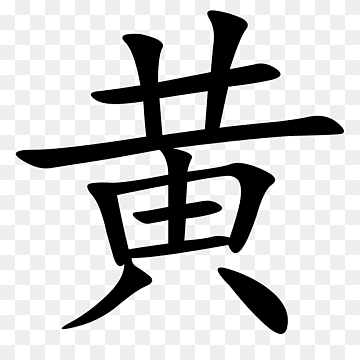
//> input picture common/chnr.png, 360 x 360 px
$ ./main   (built with g++ and OpenCV 4)
//> lines starting //> are read from the running program, lines starting //| are printed output that depends on the picture; after the words box and inside, x2 and y2 are one past the last pixel; in counts of white or black regions, pixels touching at a corner belong together
/**
 * Code for thinning a binary image using Zhang-Suen algorithm.
 */
#include <opencv2/imgproc/imgproc.hpp>
#include <opencv2/highgui/highgui.hpp>
#include <opencv2/opencv.hpp>
/**
 * Perform one thinning iteration.
 * Normally you wouldn't call this function directly from your code.
 *
 * @param  im    Binary image with range = 0-1
 * @param  iter  0=even, 1=odd
 */
void thinningIteration(cv::Mat& im, int iter)
{
    cv::Mat marker = cv::Mat::zeros(im.size(), CV_8UC1);

    for (int i = 1; i < im.rows-1; i++)
    {
        for (int j = 1; j < im.cols-1; j++)
        {
            uchar p2 = im.at<uchar>(i-1, j);
            uchar p3 = im.at<uchar>(i-1, j+1);
            uchar p4 = im.at<uchar>(i, j+1);
            uchar p5 = im.at<uchar>(i+1, j+1);
            uchar p6 = im.at<uchar>(i+1, j);
            uchar p7 = im.at<uchar>(i+1, j-1);
            uchar p8 = im.at<uchar>(i, j-1);
            uchar p9 = im.at<uchar>(i-1, j-1);

            int A  = (p2 == 0 && p3 == 1) + (p3 == 0 && p4 == 1) +
                     (p4 == 0 && p5 == 1) + (p5 == 0 && p6 == 1) +
                     (p6 == 0 && p7 == 1) + (p7 == 0 && p8 == 1) +
                     (p8 == 0 && p9 == 1) + (p9 == 0 && p2 == 1);
            int B  = p2 + p3 + p4 + p5 + p6 + p7 + p8 + p9;
            int m1 = iter == 0 ? (p2 * p4 * p6) : (p2 * p4 * p8);
            int m2 = iter == 0 ? (p4 * p6 * p8) : (p2 * p6 * p8);

            if (A == 1 && (B >= 2 && B <= 6) && m1 == 0 && m2 == 0)
                marker.at<uchar>(i,j) = 1;
        }
    }

    im &= ~marker;
}

/**
 * Function for thinning the given binary image
 *
 * @param  im  Binary image with range = 0-255
 */
void thinning(cv::Mat& im)
{
    im /= 255;

    cv::Mat prev = cv::Mat::zeros(im.size(), CV_8UC1);
    cv::Mat diff;

    do {
        thinningIteration(im, 0);
        thinningIteration(im, 1);
        cv::absdiff(im, prev, diff);
        im.copyTo(prev);
    }
    while (cv::countNonZero(diff) > 0);

    im *= 255;
}

/**
 * This is an example on how to call the thinning function above.
 */
int main()
{
    cv::Mat src = cv::imread("../common/chnr.png");
//> src is the input picture: 360 rows x 360 cols, CV_8UC3; min 0, max 255, mean 200.7
    if (src.empty())
        return -1;

    cv::Mat bw;
    cv::cvtColor(src, bw,  cv::COLOR_RGB2GRAY);
    cv::threshold(bw, bw, 10, 255, cv::THRESH_BINARY);
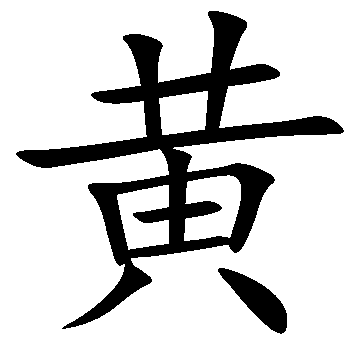
//> bw: 360 rows x 360 cols, CV_8UC1; 82.2% white; 2 black regions, box (x1, y1, x2, y2) and area: (16, 11, 344, 329) 21177, (218, 268, 287, 334) 1863

    thinning(bw);
//> the loop in thinning, `do` made 93 passes
//> pass 1, in thinningIteration, `im &= ~marker;`:
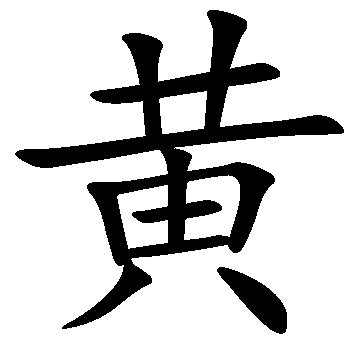
//> im: 360 rows x 360 cols, CV_8UC1; values 0 (black) and 1 (white), 80.8% white; 2 black regions, box (x1, y1, x2, y2) and area: (15, 10, 344, 329) 22829, (217, 267, 287, 334) 2001
//> pass 1, in thinningIteration (call 2), `im &= ~marker;`:
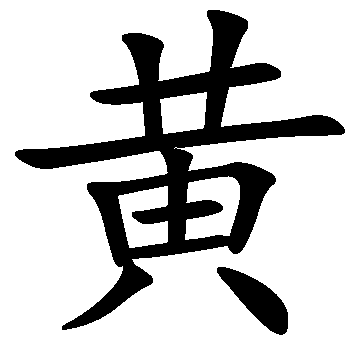
//> im: 360 rows x 360 cols, CV_8UC1; values 0 (black) and 1 (white), 79.5% white; 2 black regions, box (x1, y1, x2, y2) and area: (15, 10, 345, 330) 24367, (217, 267, 288, 335) 2137
//> pass 2, in thinningIteration (call 3), `im &= ~marker;`:
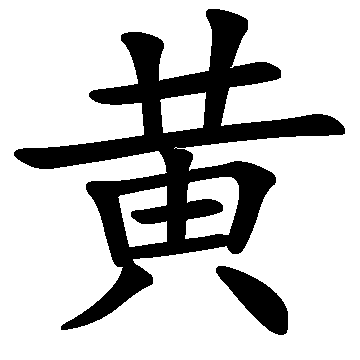
//> im: 360 rows x 360 cols, CV_8UC1; values 0 (black) and 1 (white), 78.2% white; 2 black regions, box (x1, y1, x2, y2) and area: (14, 9, 345, 330) 25983, (216, 266, 288, 335) 2279
//> pass 2, in thinningIteration (call 4), `im &= ~marker;`:
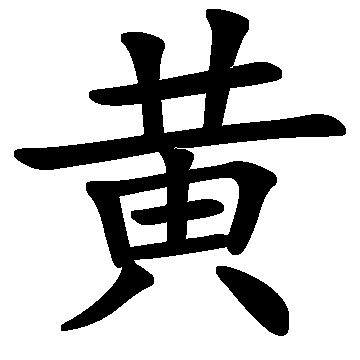
//> im: 360 rows x 360 cols, CV_8UC1; values 0 (black) and 1 (white), 76.9% white; 2 black regions, box (x1, y1, x2, y2) and area: (14, 9, 346, 331) 27498, (216, 266, 289, 336) 2419
//> after the loop in thinning, `do`:
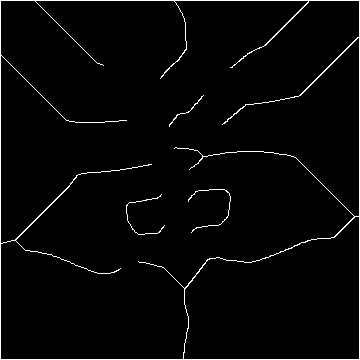
//> im: 360 rows x 360 cols, CV_8UC1; values 0 (black) and 1 (white), 2.5% white in thin lines or dots
//> after the loop in thinning, `do`: diff: 360 rows x 360 cols, CV_8UC1; every value is 0
//> in thinning, `im *= 255;`:
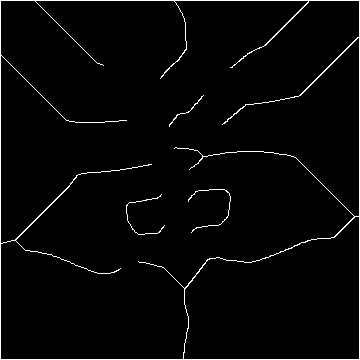
//> im: 360 rows x 360 cols, CV_8UC1; 2.5% white in thin lines or dots

    cv::imshow("src", src);
    cv::imshow("dst", bw);
    cv::waitKey(0);

    return 0;
}
